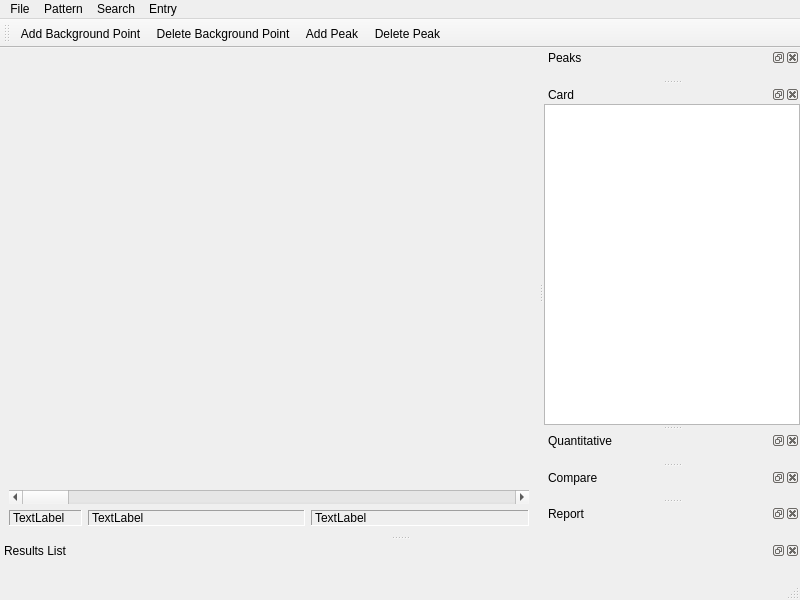
<?xml version="1.0" encoding="UTF-8"?>
<ui version="4.0">
 <class>MainWindow</class>
 <widget class="QMainWindow" name="MainWindow">
  <property name="geometry">
   <rect>
    <x>0</x>
    <y>0</y>
    <width>800</width>
    <height>600</height>
   </rect>
  </property>
  <property name="windowTitle">
   <string>MainWindow</string>
  </property>
  <widget class="QWidget" name="centralwidget">
   <layout class="QVBoxLayout" name="verticalLayout_2">
    <item>
     <widget class="XpdViewWidget" name="xpdWidget" native="true"/>
    </item>
    <item>
     <widget class="QScrollBar" name="horizontalScrollBar">
      <property name="orientation">
       <enum>Qt::Orientation::Horizontal</enum>
      </property>
     </widget>
    </item>
    <item>
     <layout class="QHBoxLayout" name="horizontalLayout" stretch="1,3,3">
      <item>
       <widget class="QLabel" name="plotLabel1">
        <property name="sizePolicy">
         <sizepolicy hsizetype="Preferred" vsizetype="Fixed">
          <horstretch>0</horstretch>
          <verstretch>0</verstretch>
         </sizepolicy>
        </property>
        <property name="frameShape">
         <enum>QFrame::Shape::Panel</enum>
        </property>
        <property name="frameShadow">
         <enum>QFrame::Shadow::Sunken</enum>
        </property>
        <property name="text">
         <string>TextLabel</string>
        </property>
       </widget>
      </item>
      <item>
       <widget class="QLabel" name="plotLabel2">
        <property name="sizePolicy">
         <sizepolicy hsizetype="Preferred" vsizetype="Fixed">
          <horstretch>0</horstretch>
          <verstretch>0</verstretch>
         </sizepolicy>
        </property>
        <property name="frameShape">
         <enum>QFrame::Shape::Panel</enum>
        </property>
        <property name="frameShadow">
         <enum>QFrame::Shadow::Sunken</enum>
        </property>
        <property name="text">
         <string>TextLabel</string>
        </property>
       </widget>
      </item>
      <item>
       <widget class="QLabel" name="plotLabel3">
        <property name="sizePolicy">
         <sizepolicy hsizetype="Preferred" vsizetype="Fixed">
          <horstretch>0</horstretch>
          <verstretch>0</verstretch>
         </sizepolicy>
        </property>
        <property name="frameShape">
         <enum>QFrame::Shape::Panel</enum>
        </property>
        <property name="frameShadow">
         <enum>QFrame::Shadow::Sunken</enum>
        </property>
        <property name="text">
         <string>TextLabel</string>
        </property>
       </widget>
      </item>
     </layout>
    </item>
   </layout>
  </widget>
  <widget class="QMenuBar" name="menubar">
   <property name="geometry">
    <rect>
     <x>0</x>
     <y>0</y>
     <width>800</width>
     <height>22</height>
    </rect>
   </property>
   <widget class="QMenu" name="menuDatabase">
    <property name="title">
     <string>Search</string>
    </property>
    <addaction name="actionSearch_Match"/>
    <addaction name="actionSearch_Match_Options"/>
    <addaction name="actionRestraints"/>
    <addaction name="actionDatabaseInfo"/>
    <addaction name="actionTestDatabase"/>
    <addaction name="separator"/>
    <addaction name="actionManage_Databases"/>
   </widget>
   <widget class="QMenu" name="menuFile">
    <property name="title">
     <string>File</string>
    </property>
    <addaction name="actionImportDiffractionPattern"/>
    <addaction name="actionExit"/>
   </widget>
   <widget class="QMenu" name="menuPattern">
    <property name="title">
     <string>Pattern</string>
    </property>
    <widget class="QMenu" name="menuBackground">
     <property name="title">
      <string>Background</string>
     </property>
     <addaction name="actionBackground"/>
     <addaction name="actionSubtract_Background"/>
     <addaction name="actionAdd_Background_Point"/>
     <addaction name="actionDelete_Background_Point"/>
    </widget>
    <widget class="QMenu" name="menuPeaks">
     <property name="title">
      <string>Peaks</string>
     </property>
     <addaction name="actionPeak_Search"/>
     <addaction name="actionPeak_Search_Conditions"/>
     <addaction name="actionAdd_Peak"/>
     <addaction name="actionDelete_Peak"/>
     <addaction name="actionLoad_Peaks"/>
     <addaction name="actionSave_Peaks"/>
    </widget>
    <addaction name="menuBackground"/>
    <addaction name="menuPeaks"/>
   </widget>
   <widget class="QMenu" name="menuEntry">
    <property name="title">
     <string>Entry</string>
    </property>
    <addaction name="actionLoad_Add"/>
   </widget>
   <addaction name="menuFile"/>
   <addaction name="menuPattern"/>
   <addaction name="menuDatabase"/>
   <addaction name="menuEntry"/>
  </widget>
  <widget class="QStatusBar" name="statusBar"/>
  <widget class="QDockWidget" name="dockWidgetResults">
   <property name="windowTitle">
    <string>Results List</string>
   </property>
   <attribute name="dockWidgetArea">
    <number>8</number>
   </attribute>
   <widget class="QWidget" name="dockWidgetContents">
    <layout class="QVBoxLayout" name="verticalLayout">
     <item>
      <widget class="DbResultsWidget" name="resultsWidget" native="true"/>
     </item>
    </layout>
   </widget>
  </widget>
  <widget class="QDockWidget" name="peakDockWidget">
   <property name="windowTitle">
    <string>Peaks</string>
   </property>
   <attribute name="dockWidgetArea">
    <number>2</number>
   </attribute>
   <widget class="QWidget" name="dockWidgetContents_2">
    <layout class="QVBoxLayout" name="verticalLayout_3">
     <property name="spacing">
      <number>0</number>
     </property>
     <property name="leftMargin">
      <number>0</number>
     </property>
     <property name="topMargin">
      <number>0</number>
     </property>
     <property name="rightMargin">
      <number>0</number>
     </property>
     <property name="bottomMargin">
      <number>0</number>
     </property>
     <item>
      <widget class="PeakListWidget" name="peakListWidget" native="true"/>
     </item>
    </layout>
   </widget>
  </widget>
  <widget class="QToolBar" name="toolBarPattern">
   <property name="windowTitle">
    <string>Pattern Toolbar</string>
   </property>
   <attribute name="toolBarArea">
    <enum>TopToolBarArea</enum>
   </attribute>
   <attribute name="toolBarBreak">
    <bool>false</bool>
   </attribute>
   <addaction name="actionAdd_Background_Point"/>
   <addaction name="actionDelete_Background_Point"/>
   <addaction name="actionAdd_Peak"/>
   <addaction name="actionDelete_Peak"/>
  </widget>
  <widget class="QDockWidget" name="dockWidgetCard">
   <property name="windowTitle">
    <string>Card</string>
   </property>
   <attribute name="dockWidgetArea">
    <number>2</number>
   </attribute>
   <widget class="QWidget" name="dockWidgetContents_3">
    <layout class="QVBoxLayout" name="layoutCard">
     <property name="leftMargin">
      <number>0</number>
     </property>
     <property name="topMargin">
      <number>0</number>
     </property>
     <property name="rightMargin">
      <number>0</number>
     </property>
     <property name="bottomMargin">
      <number>0</number>
     </property>
     <item>
      <widget class="QTextBrowser" name="cardBrowser"/>
     </item>
    </layout>
   </widget>
  </widget>
  <widget class="QDockWidget" name="dockWidgetQuant">
   <property name="windowTitle">
    <string>Quantitative</string>
   </property>
   <attribute name="dockWidgetArea">
    <number>2</number>
   </attribute>
   <widget class="QWidget" name="dockWidgetContents_4">
    <layout class="QVBoxLayout" name="layoutQuant">
     <property name="leftMargin">
      <number>0</number>
     </property>
     <property name="topMargin">
      <number>0</number>
     </property>
     <property name="rightMargin">
      <number>0</number>
     </property>
     <property name="bottomMargin">
      <number>0</number>
     </property>
     <item>
      <widget class="QuantWidget" name="quantWidget" native="true"/>
     </item>
    </layout>
   </widget>
  </widget>
  <widget class="QDockWidget" name="dockWidgetCompare">
   <property name="windowTitle">
    <string>Compare</string>
   </property>
   <attribute name="dockWidgetArea">
    <number>2</number>
   </attribute>
   <widget class="QWidget" name="dockWidgetContents_5">
    <layout class="QVBoxLayout" name="layoutCompare">
     <property name="leftMargin">
      <number>0</number>
     </property>
     <property name="topMargin">
      <number>0</number>
     </property>
     <property name="rightMargin">
      <number>0</number>
     </property>
     <property name="bottomMargin">
      <number>0</number>
     </property>
     <item>
      <widget class="PeakCompareWidget" name="peakCompareWidget" native="true"/>
     </item>
    </layout>
   </widget>
  </widget>
  <widget class="QDockWidget" name="dockWidgetReport">
   <property name="windowTitle">
    <string>Report</string>
   </property>
   <attribute name="dockWidgetArea">
    <number>2</number>
   </attribute>
   <widget class="QWidget" name="dockWidgetContents_8">
    <layout class="QVBoxLayout" name="layoutReport">
     <property name="leftMargin">
      <number>0</number>
     </property>
     <property name="topMargin">
      <number>0</number>
     </property>
     <property name="rightMargin">
      <number>0</number>
     </property>
     <property name="bottomMargin">
      <number>0</number>
     </property>
     <item>
      <widget class="ReportWidget" name="reportWidget" native="true"/>
     </item>
    </layout>
   </widget>
  </widget>
  <action name="actionDatabaseInfo">
   <property name="text">
    <string>Database Info</string>
   </property>
  </action>
  <action name="actionTestDatabase">
   <property name="text">
    <string>Test Database</string>
   </property>
  </action>
  <action name="actionLoad_Add">
   <property name="text">
    <string>Load/Add Card by ID...</string>
   </property>
  </action>
  <action name="actionExit">
   <property name="icon">
    <iconset resource="resource.qrc">
     <normaloff>:/images/images/quit.png</normaloff>:/images/images/quit.png</iconset>
   </property>
   <property name="text">
    <string>Quit</string>
   </property>
  </action>
  <action name="actionImportDiffractionPattern">
   <property name="text">
    <string>Import Diffraction Pattern</string>
   </property>
  </action>
  <action name="actionBackground">
   <property name="text">
    <string>Generate Background</string>
   </property>
  </action>
  <action name="actionAdd_Background_Point">
   <property name="icon">
    <iconset resource="resource.qrc">
     <normaloff>:/images/images/addpoint.png</normaloff>:/images/images/addpoint.png</iconset>
   </property>
   <property name="text">
    <string>Add Background Point</string>
   </property>
  </action>
  <action name="actionDelete_Background_Point">
   <property name="icon">
    <iconset resource="resource.qrc">
     <normaloff>:/images/images/deletepoint.xpm</normaloff>:/images/images/deletepoint.xpm</iconset>
   </property>
   <property name="text">
    <string>Delete Background Point</string>
   </property>
  </action>
  <action name="actionPeak_Search">
   <property name="text">
    <string>Peak Search</string>
   </property>
  </action>
  <action name="actionPeak_Search_Conditions">
   <property name="text">
    <string>Peak Search Conditions</string>
   </property>
  </action>
  <action name="actionAdd_Peak">
   <property name="icon">
    <iconset resource="resource.qrc">
     <normaloff>:/images/images/addpeak.xpm</normaloff>:/images/images/addpeak.xpm</iconset>
   </property>
   <property name="text">
    <string>Add Peak</string>
   </property>
  </action>
  <action name="actionLoad_Peaks">
   <property name="text">
    <string>Load Peaks</string>
   </property>
  </action>
  <action name="actionSave_Peaks">
   <property name="text">
    <string>Save Peaks</string>
   </property>
  </action>
  <action name="actionDelete_Peak">
   <property name="icon">
    <iconset resource="resource.qrc">
     <normaloff>:/images/images/delpeak.xpm</normaloff>:/images/images/delpeak.xpm</iconset>
   </property>
   <property name="text">
    <string>Delete Peak</string>
   </property>
  </action>
  <action name="actionSubtract_Background">
   <property name="text">
    <string>Subtract Background</string>
   </property>
  </action>
  <action name="actionSearch_Match">
   <property name="icon">
    <iconset resource="resource.qrc">
     <normaloff>:/images/images/search_match.png</normaloff>:/images/images/search_match.png</iconset>
   </property>
   <property name="text">
    <string>Search-Match</string>
   </property>
  </action>
  <action name="actionManage_Databases">
   <property name="text">
    <string>Manage Databases</string>
   </property>
  </action>
  <action name="actionRestraints">
   <property name="icon">
    <iconset resource="resource.qrc">
     <normaloff>:/images/images/filter.png</normaloff>:/images/images/filter.png</iconset>
   </property>
   <property name="text">
    <string>Restraints</string>
   </property>
  </action>
  <action name="actionSearch_Match_Options">
   <property name="icon">
    <iconset resource="resource.qrc">
     <normaloff>:/images/images/search_match_options.png</normaloff>:/images/images/search_match_options.png</iconset>
   </property>
   <property name="text">
    <string>Search-Match Options</string>
   </property>
  </action>
 </widget>
 <customwidgets>
  <customwidget>
   <class>PeakListWidget</class>
   <extends>QWidget</extends>
   <header>peaklistwidget.h</header>
   <container>1</container>
  </customwidget>
  <customwidget>
   <class>XpdViewWidget</class>
   <extends>QWidget</extends>
   <header>xpdviewwidget.h</header>
   <container>1</container>
  </customwidget>
  <customwidget>
   <class>DbResultsWidget</class>
   <extends>QWidget</extends>
   <header>dbresultswidget.h</header>
   <container>1</container>
  </customwidget>
  <customwidget>
   <class>QuantWidget</class>
   <extends>QWidget</extends>
   <header>quantwidget.h</header>
   <container>1</container>
  </customwidget>
  <customwidget>
   <class>PeakCompareWidget</class>
   <extends>QWidget</extends>
   <header>peakcomparewidget.h</header>
   <container>1</container>
  </customwidget>
  <customwidget>
   <class>ReportWidget</class>
   <extends>QWidget</extends>
   <header>reportwidget.h</header>
   <container>1</container>
  </customwidget>
 </customwidgets>
 <resources>
  <include location="resource.qrc"/>
 </resources>
 <connections/>
</ui>
